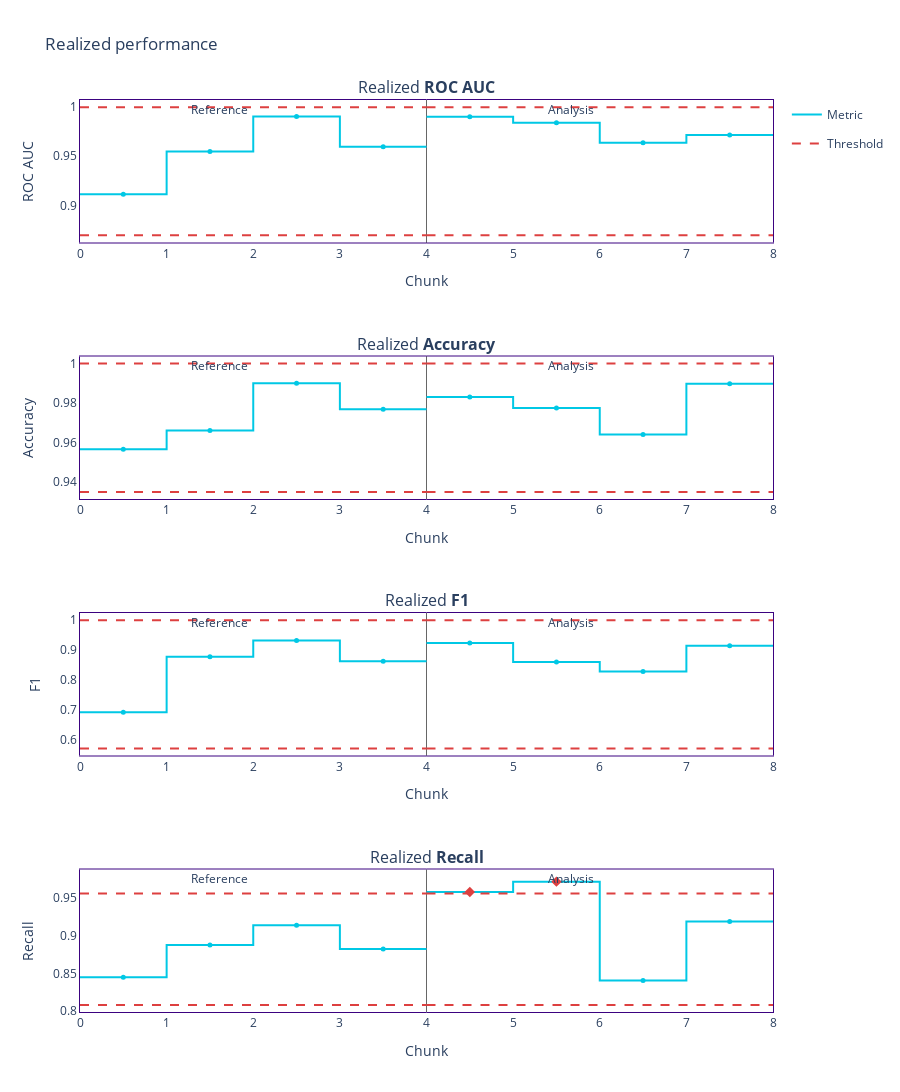

Notebook cell for this chart:
### Markdown cell above
## fit on test data

### Code cell
performance_calc = nml.PerformanceCalculator(
    y_pred_proba=y_pred_proba,
    y_pred=y_pred,
    y_true=target,
    metrics=['roc_auc', 'accuracy', 'f1', 'recall'],
    chunk_size=2000,
    problem_type='classification_binary',
).fit(df_test)

realized_results = performance_calc.calculate(df_prod)

realized_results.plot()

### Figure 1 — Plotly figure (JSON) as saved in the notebook; plotly's stock layout.template omitted (floating-point values rounded to 4 significant figures)
{"data": [{"hoverinfo": "skip", "legendgroup": "metric_reference", "line": {"color": "#00c8e5", "shape": "hv", "width": 2}, "mode": "lines", "name": "Metric", "showlegend": true, "type": "scatter", "x": [0, 1, 2, 3, 4], "xaxis": "x", "y": [0.9113, 0.9547, 0.9903, 0.9596, 0.9596], "yaxis": "y"}, {"customdata": [["Realized <b>ROC AUC</b>", "<b style=\"color:#00c8e5;line-height:60px\">Reference</b>", "", "[0:1999]", "Chunk index: <b>0</b>", 0.9113, 0.0354], ["Realized <b>ROC AUC</b>", "<b style=\"color:#00c8e5;line-height:60px\">Reference</b>", "", "[2000:3999]", "Chunk index: <b>1</b>", 0.9547, 0.0354], ["Realized <b>ROC AUC</b>", "<b style=\"color:#00c8e5;line-height:60px\">Reference</b>", "", "[4000:5999]", "Chunk index: <b>2</b>", 0.9903, 0.0354], ["Realized <b>ROC AUC</b>", "<b style=\"color:#00c8e5;line-height:60px\">Reference</b>", "", "[6000:7853]", "Chunk index: <b>3</b>", 0.9596, 0.0368]], "hovertemplate": "%{customdata[1]} &nbsp; &nbsp; %{customdata[2]} <br />Chunk: <b>%{customdata[3]}</b> &nbsp; &nbsp; %{customdata[4]} <br />%{customdata[0]}: <b>%{customdata[5]}</b><br />Confidence band: +/- <b>%{customdata[6]}</b><br /><extra></extra>", "legendgroup": "metric_reference", "marker": {"color": "#00c8e5", "size": 5, "symbol": "circle"}, "mode": "markers", "name": "Metric", "showlegend": false, "type": "scatter", "x": [0.5, 1.5, 2.5, 3.5], "xaxis": "x", "y": [0.9113, 0.9547, 0.9903, 0.9596, 0.9596], "yaxis": "y"}, {"hoverinfo": "skip", "legendgroup": "metric_analysis", "line": {"color": "#00c8e5", "shape": "hv", "width": 2}, "mode": "lines", "name": "Metric", "showlegend": false, "type": "scatter", "x": [4, 5, 6, 7, 8], "xaxis": "x", "y": [0.9902, 0.9841, 0.9636, 0.9717, 0.9717], "yaxis": "y"}, {"customdata": [["Realized <b>ROC AUC</b>", "<b style=\"color:#3b0280;line-height:60px\">Analysis</b>", "", "[0:1999]", "Chunk index: <b>0</b>", 0.9902, 0.0354], ["Realized <b>ROC AUC</b>", "<b style=\"color:#3b0280;line-height:60px\">Analysis</b>", "", "[2000:3999]", "Chunk index: <b>1</b>", 0.9841, 0.0354], ["Realized <b>ROC AUC</b>", "<b style=\"color:#3b0280;line-height:60px\">Analysis</b>", "", "[4000:5999]", "Chunk index: <b>2</b>", 0.9636, 0.0354], ["Realized <b>ROC AUC</b>", "<b style=\"color:#3b0280;line-height:60px\">Analysis</b>", "", "[6000:7853]", "Chunk index: <b>3</b>", 0.9717, 0.0368]], "hovertemplate": "%{customdata[1]} &nbsp; &nbsp; %{customdata[2]} <br />Chunk: <b>%{customdata[3]}</b> &nbsp; &nbsp; %{customdata[4]} <br />%{customdata[0]}: <b>%{customdata[5]}</b><br />Confidence band: +/- <b>%{customdata[6]}</b><br /><extra></extra>", "legendgroup": "metric_analysis", "marker": {"color": "#00c8e5", "size": 5, "symbol": "circle"}, "mode": "markers", "name": "Metric", "showlegend": false, "type": "scatter", "x": [4.5, 5.5, 6.5, 7.5], "xaxis": "x", "y": [0.9902, 0.9841, 0.9636, 0.9717, 0.9717], "yaxis": "y"}, {"hoverinfo": "skip", "legendgroup": "alert", "marker": {"color": "#DD4040", "size": 8, "symbol": "diamond"}, "mode": "markers", "name": "Alert", "showlegend": true, "type": "scatter", "x": [], "xaxis": "x", "y": [], "yaxis": "y"}, {"hoverinfo": "skip", "legendgroup": "thresh", "line": {"color": "#DD4040", "dash": "dash", "width": 2}, "mode": "lines", "name": "Threshold", "showlegend": true, "type": "scatter", "x": [0, 1, 2, 3, 4], "xaxis": "x", "y": [1, 1, 1, 1, 1], "yaxis": "y"}, {"hoverinfo": "skip", "legendgroup": "thresh", "line": {"color": "#DD4040", "dash": "dash", "width": 2}, "mode": "lines", "name": "Threshold", "showlegend": false, "type": "scatter", "x": [0, 1, 2, 3, 4], "xaxis": "x", "y": [0.8694, 0.8694, 0.8694, 0.8694, 0.8694], "yaxis": "y"}, {"hoverinfo": "skip", "legendgroup": "thresh", "line": {"color": "#DD4040", "dash": "dash", "width": 2}, "mode": "lines", "name": "Threshold", "showlegend": false, "type": "scatter", "x": [4, 5, 6, 7, 8], "xaxis": "x", "y": [1, 1, 1, 1, 1], "yaxis": "y"}, {"hoverinfo": "skip", "legendgroup": "thresh", "line": {"color": "#DD4040", "dash": "dash", "width": 2}, "mode": "lines", "name": "Threshold", "showlegend": false, "type": "scatter", "x": [4, 5, 6, 7, 8], "xaxis": "x", "y": [0.8694, 0.8694, 0.8694, 0.8694, 0.8694], "yaxis": "y"}, {"hoverinfo": "skip", "legendgroup": "metric_reference", "line": {"color": "#00c8e5", "shape": "hv", "width": 2}, "mode": "lines", "name": "Metric", "showlegend": false, "type": "scatter", "x": [0, 1, 2, 3, 4], "xaxis": "x2", "y": [0.9565, 0.966, 0.99, 0.9768, 0.9768], "yaxis": "y2"}, {"customdata": [["Realized <b>Accuracy</b>", "<b style=\"color:#00c8e5;line-height:60px\">Reference</b>", "", "[0:1999]", "Chunk index: <b>0</b>", 0.9565, 0.011], ["Realized <b>Accuracy</b>", "<b style=\"color:#00c8e5;line-height:60px\">Reference</b>", "", "[2000:3999]", "Chunk index: <b>1</b>", 0.966, 0.011], ["Realized <b>Accuracy</b>", "<b style=\"color:#00c8e5;line-height:60px\">Reference</b>", "", "[4000:5999]", "Chunk index: <b>2</b>", 0.99, 0.011], ["Realized <b>Accuracy</b>", "<b style=\"color:#00c8e5;line-height:60px\">Reference</b>", "", "[6000:7853]", "Chunk index: <b>3</b>", 0.9768, 0.0114]], "hovertemplate": "%{customdata[1]} &nbsp; &nbsp; %{customdata[2]} <br />Chunk: <b>%{customdata[3]}</b> &nbsp; &nbsp; %{customdata[4]} <br />%{customdata[0]}: <b>%{customdata[5]}</b><br />Confidence band: +/- <b>%{customdata[6]}</b><br /><extra></extra>", "legendgroup": "metric_reference", "marker": {"color": "#00c8e5", "size": 5, "symbol": "circle"}, "mode": "markers", "name": "Metric", "showlegend": false, "type": "scatter", "x": [0.5, 1.5, 2.5, 3.5], "xaxis": "x2", "y": [0.9565, 0.966, 0.99, 0.9768, 0.9768], "yaxis": "y2"}, {"hoverinfo": "skip", "legendgroup": "metric_analysis", "line": {"color": "#00c8e5", "shape": "hv", "width": 2}, "mode": "lines", "name": "Metric", "showlegend": false, "type": "scatter", "x": [4, 5, 6, 7, 8], "xaxis": "x2", "y": [0.983, 0.9775, 0.964, 0.9898, 0.9898], "yaxis": "y2"}, {"customdata": [["Realized <b>Accuracy</b>", "<b style=\"color:#3b0280;line-height:60px\">Analysis</b>", "", "[0:1999]", "Chunk index: <b>0</b>", 0.983, 0.011], ["Realized <b>Accuracy</b>", "<b style=\"color:#3b0280;line-height:60px\">Analysis</b>", "", "[2000:3999]", "Chunk index: <b>1</b>", 0.9775, 0.011], ["Realized <b>Accuracy</b>", "<b style=\"color:#3b0280;line-height:60px\">Analysis</b>", "", "[4000:5999]", "Chunk index: <b>2</b>", 0.964, 0.011], ["Realized <b>Accuracy</b>", "<b style=\"color:#3b0280;line-height:60px\">Analysis</b>", "", "[6000:7853]", "Chunk index: <b>3</b>", 0.9898, 0.0114]], "hovertemplate": "%{customdata[1]} &nbsp; &nbsp; %{customdata[2]} <br />Chunk: <b>%{customdata[3]}</b> &nbsp; &nbsp; %{customdata[4]} <br />%{customdata[0]}: <b>%{customdata[5]}</b><br />Confidence band: +/- <b>%{customdata[6]}</b><br /><extra></extra>", "legendgroup": "metric_analysis", "marker": {"color": "#00c8e5", "size": 5, "symbol": "circle"}, "mode": "markers", "name": "Metric", "showlegend": false, "type": "scatter", "x": [4.5, 5.5, 6.5, 7.5], "xaxis": "x2", "y": [0.983, 0.9775, 0.964, 0.9898, 0.9898], "yaxis": "y2"}, {"hoverinfo": "skip", "legendgroup": "alert", "marker": {"color": "#DD4040", "size": 8, "symbol": "diamond"}, "mode": "markers", "name": "Alert", "showlegend": false, "type": "scatter", "x": [], "xaxis": "x2", "y": [], "yaxis": "y2"}, {"hoverinfo": "skip", "legendgroup": "thresh", "line": {"color": "#DD4040", "dash": "dash", "width": 2}, "mode": "lines", "name": "Threshold", "showlegend": false, "type": "scatter", "x": [0, 1, 2, 3, 4], "xaxis": "x2", "y": [1, 1, 1, 1, 1], "yaxis": "y2"}, {"hoverinfo": "skip", "legendgroup": "thresh", "line": {"color": "#DD4040", "dash": "dash", "width": 2}, "mode": "lines", "name": "Threshold", "showlegend": false, "type": "scatter", "x": [0, 1, 2, 3, 4], "xaxis": "x2", "y": [0.9349, 0.9349, 0.9349, 0.9349, 0.9349], "yaxis": "y2"}, {"hoverinfo": "skip", "legendgroup": "thresh", "line": {"color": "#DD4040", "dash": "dash", "width": 2}, "mode": "lines", "name": "Threshold", "showlegend": false, "type": "scatter", "x": [4, 5, 6, 7, 8], "xaxis": "x2", "y": [1, 1, 1, 1, 1], "yaxis": "y2"}, {"hoverinfo": "skip", "legendgroup": "thresh", "line": {"color": "#DD4040", "dash": "dash", "width": 2}, "mode": "lines", "name": "Threshold", "showlegend": false, "type": "scatter", "x": [4, 5, 6, 7, 8], "xaxis": "x2", "y": [0.9349, 0.9349, 0.9349, 0.9349, 0.9349], "yaxis": "y2"}, {"hoverinfo": "skip", "legendgroup": "metric_reference", "line": {"color": "#00c8e5", "shape": "hv", "width": 2}, "mode": "lines", "name": "Metric", "showlegend": false, "type": "scatter", "x": [0, 1, 2, 3, 4], "xaxis": "x3", "y": [0.6926, 0.8781, 0.9324, 0.8626, 0.8626], "yaxis": "y3"}, {"customdata": [["Realized <b>F1</b>", "<b style=\"color:#00c8e5;line-height:60px\">Reference</b>", "", "[0:1999]", "Chunk index: <b>0</b>", 0.6926, 0.1041], ["Realized <b>F1</b>", "<b style=\"color:#00c8e5;line-height:60px\">Reference</b>", "", "[2000:3999]", "Chunk index: <b>1</b>", 0.8781, 0.1041], ["Realized <b>F1</b>", "<b style=\"color:#00c8e5;line-height:60px\">Reference</b>", "", "[4000:5999]", "Chunk index: <b>2</b>", 0.9324, 0.1041], ["Realized <b>F1</b>", "<b style=\"color:#00c8e5;line-height:60px\">Reference</b>", "", "[6000:7853]", "Chunk index: <b>3</b>", 0.8626, 0.1081]], "hovertemplate": "%{customdata[1]} &nbsp; &nbsp; %{customdata[2]} <br />Chunk: <b>%{customdata[3]}</b> &nbsp; &nbsp; %{customdata[4]} <br />%{customdata[0]}: <b>%{customdata[5]}</b><br />Confidence band: +/- <b>%{customdata[6]}</b><br /><extra></extra>", "legendgroup": "metric_reference", "marker": {"color": "#00c8e5", "size": 5, "symbol": "circle"}, "mode": "markers", "name": "Metric", "showlegend": false, "type": "scatter", "x": [0.5, 1.5, 2.5, 3.5], "xaxis": "x3", "y": [0.6926, 0.8781, 0.9324, 0.8626, 0.8626], "yaxis": "y3"}, {"hoverinfo": "skip", "legendgroup": "metric_analysis", "line": {"color": "#00c8e5", "shape": "hv", "width": 2}, "mode": "lines", "name": "Metric", "showlegend": false, "type": "scatter", "x": [4, 5, 6, 7, 8], "xaxis": "x3", "y": [0.9238, 0.8607, 0.8286, 0.9148, 0.9148], "yaxis": "y3"}, {"customdata": [["Realized <b>F1</b>", "<b style=\"color:#3b0280;line-height:60px\">Analysis</b>", "", "[0:1999]", "Chunk index: <b>0</b>", 0.9238, 0.1041], ["Realized <b>F1</b>", "<b style=\"color:#3b0280;line-height:60px\">Analysis</b>", "", "[2000:3999]", "Chunk index: <b>1</b>", 0.8607, 0.1041], ["Realized <b>F1</b>", "<b style=\"color:#3b0280;line-height:60px\">Analysis</b>", "", "[4000:5999]", "Chunk index: <b>2</b>", 0.8286, 0.1041], ["Realized <b>F1</b>", "<b style=\"color:#3b0280;line-height:60px\">Analysis</b>", "", "[6000:7853]", "Chunk index: <b>3</b>", 0.9148, 0.1081]], "hovertemplate": "%{customdata[1]} &nbsp; &nbsp; %{customdata[2]} <br />Chunk: <b>%{customdata[3]}</b> &nbsp; &nbsp; %{customdata[4]} <br />%{customdata[0]}: <b>%{customdata[5]}</b><br />Confidence band: +/- <b>%{customdata[6]}</b><br /><extra></extra>", "legendgroup": "metric_analysis", "marker": {"color": "#00c8e5", "size": 5, "symbol": "circle"}, "mode": "markers", "name": "Metric", "showlegend": false, "type": "scatter", "x": [4.5, 5.5, 6.5, 7.5], "xaxis": "x3", "y": [0.9238, 0.8607, 0.8286, 0.9148, 0.9148], "yaxis": "y3"}, {"hoverinfo": "skip", "legendgroup": "alert", "marker": {"color": "#DD4040", "size": 8, "symbol": "diamond"}, "mode": "markers", "name": "Alert", "showlegend": false, "type": "scatter", "x": [], "xaxis": "x3", "y": [], "yaxis": "y3"}, {"hoverinfo": "skip", "legendgroup": "thresh", "line": {"color": "#DD4040", "dash": "dash", "width": 2}, "mode": "lines", "name": "Threshold", "showlegend": false, "type": "scatter", "x": [0, 1, 2, 3, 4], "xaxis": "x3", "y": [1, 1, 1, 1, 1], "yaxis": "y3"}, {"hoverinfo": "skip", "legendgroup": "thresh", "line": {"color": "#DD4040", "dash": "dash", "width": 2}, "mode": "lines", "name": "Threshold", "showlegend": false, "type": "scatter", "x": [0, 1, 2, 3, 4], "xaxis": "x3", "y": [0.5721, 0.5721, 0.5721, 0.5721, 0.5721], "yaxis": "y3"}, {"hoverinfo": "skip", "legendgroup": "thresh", "line": {"color": "#DD4040", "dash": "dash", "width": 2}, "mode": "lines", "name": "Threshold", "showlegend": false, "type": "scatter", "x": [4, 5, 6, 7, 8], "xaxis": "x3", "y": [1, 1, 1, 1, 1], "yaxis": "y3"}, {"hoverinfo": "skip", "legendgroup": "thresh", "line": {"color": "#DD4040", "dash": "dash", "width": 2}, "mode": "lines", "name": "Threshold", "showlegend": false, "type": "scatter", "x": [4, 5, 6, 7, 8], "xaxis": "x3", "y": [0.5721, 0.5721, 0.5721, 0.5721, 0.5721], "yaxis": "y3"}, {"hoverinfo": "skip", "legendgroup": "metric_reference", "line": {"color": "#00c8e5", "shape": "hv", "width": 2}, "mode": "lines", "name": "Metric", "showlegend": false, "type": "scatter", "x": [0, 1, 2, 3, 4], "xaxis": "x4", "y": [0.8448, 0.8877, 0.9139, 0.8824, 0.8824], "yaxis": "y4"}, {"customdata": [["Realized <b>Recall</b>", "<b style=\"color:#00c8e5;line-height:60px\">Reference</b>", "", "[0:1999]", "Chunk index: <b>0</b>", 0.8448, 0.0719], ["Realized <b>Recall</b>", "<b style=\"color:#00c8e5;line-height:60px\">Reference</b>", "", "[2000:3999]", "Chunk index: <b>1</b>", 0.8877, 0.0719], ["Realized <b>Recall</b>", "<b style=\"color:#00c8e5;line-height:60px\">Reference</b>", "", "[4000:5999]", "Chunk index: <b>2</b>", 0.9139, 0.0719], ["Realized <b>Recall</b>", "<b style=\"color:#00c8e5;line-height:60px\">Reference</b>", "", "[6000:7853]", "Chunk index: <b>3</b>", 0.8824, 0.0747]], "hovertemplate": "%{customdata[1]} &nbsp; &nbsp; %{customdata[2]} <br />Chunk: <b>%{customdata[3]}</b> &nbsp; &nbsp; %{customdata[4]} <br />%{customdata[0]}: <b>%{customdata[5]}</b><br />Confidence band: +/- <b>%{customdata[6]}</b><br /><extra></extra>", "legendgroup": "metric_reference", "marker": {"color": "#00c8e5", "size": 5, "symbol": "circle"}, "mode": "markers", "name": "Metric", "showlegend": false, "type": "scatter", "x": [0.5, 1.5, 2.5, 3.5], "xaxis": "x4", "y": [0.8448, 0.8877, 0.9139, 0.8824, 0.8824], "yaxis": "y4"}, {"hoverinfo": "skip", "legendgroup": "metric_analysis", "line": {"color": "#00c8e5", "shape": "hv", "width": 2}, "mode": "lines", "name": "Metric", "showlegend": false, "type": "scatter", "x": [4, 5, 6, 7, 8], "xaxis": "x4", "y": [0.9581, 0.972, 0.8406, 0.9189, 0.9189], "yaxis": "y4"}, {"customdata": [["Realized <b>Recall</b>", "<b style=\"color:#3b0280;line-height:60px\">Analysis</b>", "<span style=\"color:#AD0000\">⚠ <b>Drift detected</b></span>", "[0:1999]", "Chunk index: <b>0</b>", 0.9581, 0.0719], ["Realized <b>Recall</b>", "<b style=\"color:#3b0280;line-height:60px\">Analysis</b>", "<span style=\"color:#AD0000\">⚠ <b>Drift detected</b></span>", "[2000:3999]", "Chunk index: <b>1</b>", 0.972, 0.0719], ["Realized <b>Recall</b>", "<b style=\"color:#3b0280;line-height:60px\">Analysis</b>", "", "[4000:5999]", "Chunk index: <b>2</b>", 0.8406, 0.0719], ["Realized <b>Recall</b>", "<b style=\"color:#3b0280;line-height:60px\">Analysis</b>", "", "[6000:7853]", "Chunk index: <b>3</b>", 0.9189, 0.0747]], "hovertemplate": "%{customdata[1]} &nbsp; &nbsp; %{customdata[2]} <br />Chunk: <b>%{customdata[3]}</b> &nbsp; &nbsp; %{customdata[4]} <br />%{customdata[0]}: <b>%{customdata[5]}</b><br />Confidence band: +/- <b>%{customdata[6]}</b><br /><extra></extra>", "legendgroup": "metric_analysis", "marker": {"color": "#00c8e5", "size": 5, "symbol": "circle"}, "mode": "markers", "name": "Metric", "showlegend": false, "type": "scatter", "x": [4.5, 5.5, 6.5, 7.5], "xaxis": "x4", "y": [0.9581, 0.972, 0.8406, 0.9189, 0.9189], "yaxis": "y4"}, {"hoverinfo": "skip", "legendgroup": "alert", "marker": {"color": "#DD4040", "size": 8, "symbol": "diamond"}, "mode": "markers", "name": "Alert", "showlegend": false, "type": "scatter", "x": [4.5, 5.5], "xaxis": "x4", "y": [0.9581, 0.972], "yaxis": "y4"}, {"hoverinfo": "skip", "legendgroup": "thresh", "line": {"color": "#DD4040", "dash": "dash", "width": 2}, "mode": "lines", "name": "Threshold", "showlegend": false, "type": "scatter", "x": [0, 1, 2, 3, 4], "xaxis": "x4", "y": [0.9562, 0.9562, 0.9562, 0.9562, 0.9562], "yaxis": "y4"}, {"hoverinfo": "skip", "legendgroup": "thresh", "line": {"color": "#DD4040", "dash": "dash", "width": 2}, "mode": "lines", "name": "Threshold", "showlegend": false, "type": "scatter", "x": [0, 1, 2, 3, 4], "xaxis": "x4", "y": [0.8082, 0.8082, 0.8082, 0.8082, 0.8082], "yaxis": "y4"}, {"hoverinfo": "skip", "legendgroup": "thresh", "line": {"color": "#DD4040", "dash": "dash", "width": 2}, "mode": "lines", "name": "Threshold", "showlegend": false, "type": "scatter", "x": [4, 5, 6, 7, 8], "xaxis": "x4", "y": [0.9562, 0.9562, 0.9562, 0.9562, 0.9562], "yaxis": "y4"}, {"hoverinfo": "skip", "legendgroup": "thresh", "line": {"color": "#DD4040", "dash": "dash", "width": 2}, "mode": "lines", "name": "Threshold", "showlegend": false, "type": "scatter", "x": [4, 5, 6, 7, 8], "xaxis": "x4", "y": [0.8082, 0.8082, 0.8082, 0.8082, 0.8082], "yaxis": "y4"}], "layout": {"annotations": [{"font": {"size": 16}, "showarrow": false, "text": "Realized <b>ROC AUC</b>", "x": 0.5, "xanchor": "center", "xref": "paper", "y": 1, "yanchor": "bottom", "yref": "paper"}, {"font": {"size": 16}, "showarrow": false, "text": "Realized <b>Accuracy</b>", "x": 0.5, "xanchor": "center", "xref": "paper", "y": 0.7188, "yanchor": "bottom", "yref": "paper"}, {"font": {"size": 16}, "showarrow": false, "text": "Realized <b>F1</b>", "x": 0.5, "xanchor": "center", "xref": "paper", "y": 0.4375, "yanchor": "bottom", "yref": "paper"}, {"font": {"size": 16}, "showarrow": false, "text": "Realized <b>Recall</b>", "x": 0.5, "xanchor": "center", "xref": "paper", "y": 0.1562, "yanchor": "bottom", "yref": "paper"}, {"showarrow": false, "text": "Reference", "x": 1.5, "xref": "x", "xshift": 10, "y": 1.01, "yref": "y domain"}, {"showarrow": false, "text": "Analysis", "x": 5.5, "xref": "x", "xshift": 15, "y": 1.01, "yref": "y domain"}, {"showarrow": false, "text": "Reference", "x": 1.5, "xref": "x2", "xshift": 10, "y": 1.01, "yref": "y2 domain"}, {"showarrow": false, "text": "Analysis", "x": 5.5, "xref": "x2", "xshift": 15, "y": 1.01, "yref": "y2 domain"}, {"showarrow": false, "text": "Reference", "x": 1.5, "xref": "x3", "xshift": 10, "y": 1.01, "yref": "y3 domain"}, {"showarrow": false, "text": "Analysis", "x": 5.5, "xref": "x3", "xshift": 15, "y": 1.01, "yref": "y3 domain"}, {"showarrow": false, "text": "Reference", "x": 1.5, "xref": "x4", "xshift": 10, "y": 1.01, "yref": "y4 domain"}, {"showarrow": false, "text": "Analysis", "x": 5.5, "xref": "x4", "xshift": 15, "y": 1.01, "yref": "y4 domain"}], "height": 2000, "hoverlabel": {"bgcolor": "white", "font": {"size": 14}}, "legend": {"itemclick": false, "itemdoubleclick": false, "traceorder": "grouped"}, "paper_bgcolor": "rgba(255,255,255,1)", "plot_bgcolor": "rgba(255,255,255,1)", "shapes": [{"layer": "below", "line": {"color": "#666666", "width": 1}, "type": "line", "x0": 4, "x1": 4, "xref": "x", "y0": 0, "y1": 1, "yref": "y domain"}, {"layer": "below", "line": {"color": "#666666", "width": 1}, "type": "line", "x0": 4, "x1": 4, "xref": "x", "y0": 0, "y1": 1, "yref": "y domain"}, {"layer": "below", "line": {"color": "#666666", "width": 1}, "type": "line", "x0": 4, "x1": 4, "xref": "x2", "y0": 0, "y1": 1, "yref": "y2 domain"}, {"layer": "below", "line": {"color": "#666666", "width": 1}, "type": "line", "x0": 4, "x1": 4, "xref": "x", "y0": 0, "y1": 1, "yref": "y domain"}, {"layer": "below", "line": {"color": "#666666", "width": 1}, "type": "line", "x0": 4, "x1": 4, "xref": "x2", "y0": 0, "y1": 1, "yref": "y2 domain"}, {"layer": "below", "line": {"color": "#666666", "width": 1}, "type": "line", "x0": 4, "x1": 4, "xref": "x3", "y0": 0, "y1": 1, "yref": "y3 domain"}, {"layer": "below", "line": {"color": "#666666", "width": 1}, "type": "line", "x0": 4, "x1": 4, "xref": "x", "y0": 0, "y1": 1, "yref": "y domain"}, {"layer": "below", "line": {"color": "#666666", "width": 1}, "type": "line", "x0": 4, "x1": 4, "xref": "x2", "y0": 0, "y1": 1, "yref": "y2 domain"}, {"layer": "below", "line": {"color": "#666666", "width": 1}, "type": "line", "x0": 4, "x1": 4, "xref": "x3", "y0": 0, "y1": 1, "yref": "y3 domain"}, {"layer": "below", "line": {"color": "#666666", "width": 1}, "type": "line", "x0": 4, "x1": 4, "xref": "x4", "y0": 0, "y1": 1, "yref": "y4 domain"}], "title": {"text": "Realized performance"}, "xaxis": {"anchor": "y", "domain": [0, 1], "linecolor": "#3b0280", "matches": "x", "mirror": true, "showgrid": false, "title": {"text": "Chunk"}, "zeroline": false}, "xaxis2": {"anchor": "y2", "domain": [0, 1], "linecolor": "#3b0280", "matches": "x", "mirror": true, "showgrid": false, "title": {"text": "Chunk"}, "zeroline": false}, "xaxis3": {"anchor": "y3", "domain": [0, 1], "linecolor": "#3b0280", "matches": "x", "mirror": true, "showgrid": false, "title": {"text": "Chunk"}, "zeroline": false}, "xaxis4": {"anchor": "y4", "domain": [0, 1], "linecolor": "#3b0280", "matches": "x", "mirror": true, "showgrid": false, "title": {"text": "Chunk"}, "zeroline": false}, "yaxis": {"anchor": "x", "domain": [0.8438, 1], "linecolor": "#3b0280", "mirror": true, "showgrid": false, "title": {"text": "ROC AUC"}, "zeroline": false}, "yaxis2": {"anchor": "x2", "domain": [0.5625, 0.7188], "linecolor": "#3b0280", "mirror": true, "showgrid": false, "title": {"text": "Accuracy"}, "zeroline": false}, "yaxis3": {"anchor": "x3", "domain": [0.2812, 0.4375], "linecolor": "#3b0280", "mirror": true, "showgrid": false, "title": {"text": "F1"}, "zeroline": false}, "yaxis4": {"anchor": "x4", "domain": [0, 0.1562], "linecolor": "#3b0280", "mirror": true, "showgrid": false, "title": {"text": "Recall"}, "zeroline": false}}}
